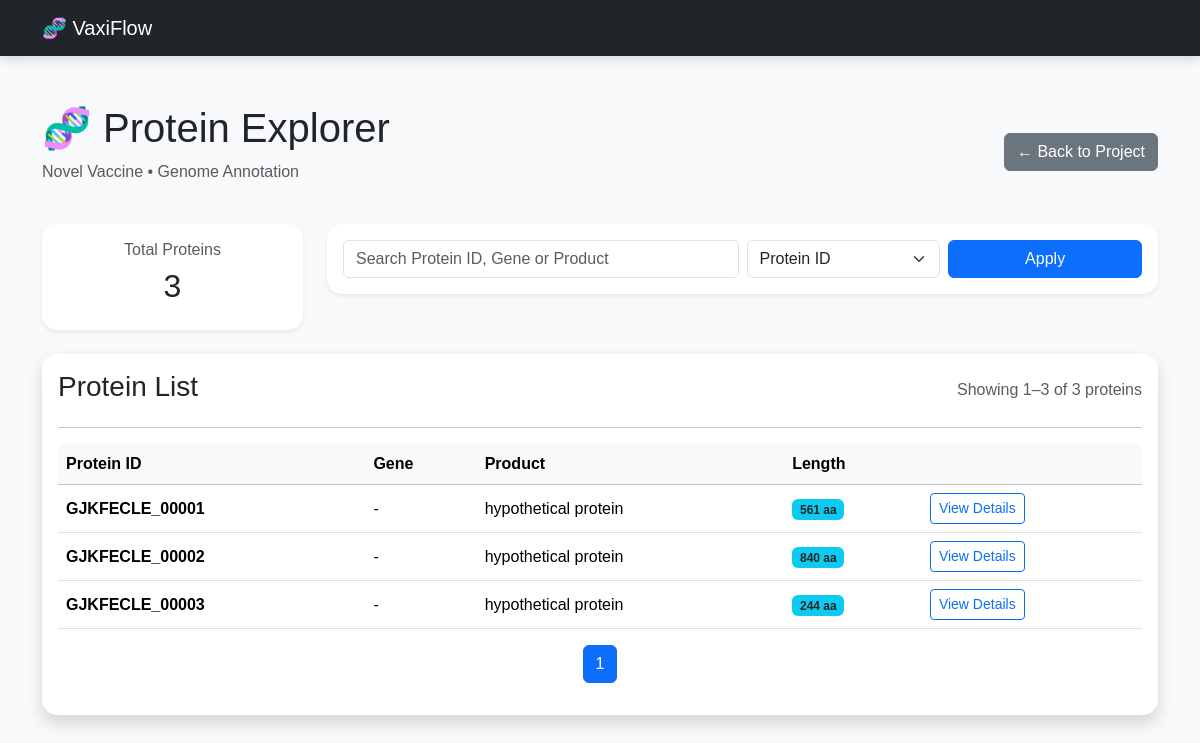
The app's page /proteins/analysis/4/ with its own data.
### users/models.py (models this page shows, shortened)
class Analysis(models.Model):
    ANALYSIS_TYPES = [
        ("annotation", "Genome Annotation"),
        ("signalp", "SignalP"),
        ("tmhmm", "TMHMM"),
        ("psortb", "PSORTb"),
        ("blast", "BLAST"),
        ("vaxijen", "VaxiJen"),
        ("ai", "AI Analysis"),
    ]
    STATUS_CHOICES = [
        ("pending", "Pending"),
        ("running", "Running"),
        ("completed", "Completed"),
        ("failed", "Failed"),
    ]
    project = models.ForeignKey(
        Project,
        on_delete=models.CASCADE,
        related_name="analyses",
    )
    genome = models.ForeignKey(
        Genome,
        on_delete=models.CASCADE,
        related_name="analyses",
    )
    analysis_type = models.CharField(
        max_length=50,
        choices=ANALYSIS_TYPES,
    )
    status = models.CharField(
        max_length=20,
        choices=STATUS_CHOICES,
        default="pending",
    )
    output_directory = models.CharField(
        max_length=500,
        blank=True,
    )
    log = models.TextField(
        blank=True,
    )
    exit_code = models.IntegerField(
        null=True,
        blank=True,
    )
    started_at = models.DateTimeField(
        auto_now_add=True,
    )
    completed_at = models.DateTimeField(
        null=True,
        blank=True,
    )

class Project(models.Model):
    project_name = models.CharField(max_length=200)
    organism = models.CharField(max_length=300)
    description = models.TextField(blank=True)
    created_at = models.DateTimeField(auto_now_add=True)

### proteins/models.py (models this page shows, shortened)
class Protein(models.Model):
    analysis = models.ForeignKey(
        Analysis,
        on_delete=models.CASCADE,
        related_name="proteins",
    )
    protein_id = models.CharField(
        max_length=200,
    )
    gene = models.CharField(
        max_length=200,
        blank=True,
    )
    product = models.CharField(
        max_length=500,
        blank=True,
    )
    sequence = models.TextField()
    length = models.IntegerField()
    created_at = models.DateTimeField(
        auto_now_add=True,
    )

### proteins/views.py (the view)
def protein_list(request, analysis_id):
    analysis = get_object_or_404(
        Analysis,
        id=analysis_id,
    )
    search = request.GET.get(
        "search",
        "",
    ).strip()
    sort = request.GET.get(
        "sort",
        "protein_id",
    )
    proteins = Protein.objects.filter(
        analysis=analysis,
    )
    if search:
        proteins = proteins.filter(
            Q(protein_id__icontains=search)
            | Q(product__icontains=search)
            | Q(gene__icontains=search)
        )
    allowed_sort = {
        "protein_id": "protein_id",
        "length": "length",
        "-length": "-length",
    }
    proteins = proteins.order_by(
        allowed_sort.get(
            sort,
            "protein_id",
        )
    )
    paginator = Paginator(
        proteins,
        50,
    )
    page_number = request.GET.get(
        "page"
    )
    page_obj = paginator.get_page(
        page_number
    )
    return render(
        request,
        "proteins/list.html",
        {
            "analysis": analysis,
            "proteins": page_obj,
            "page_obj": page_obj,
            "search": search,
            "sort": sort,
            "total_proteins": paginator.count,
        },
    )

### templates/proteins/list.html (shortened to what this page needs)
{% extends "base.html" %}
{% block content %}
<div class="d-flex justify-content-between align-items-center mb-4">
    <div>
        <h1>🧬 Protein Explorer</h1>
        <p class="text-muted">
            {{ analysis.project.project_name }} • {{ analysis.get_analysis_type_display }}
        </p>
    </div>
    <a
        href="{% url 'project_detail' analysis.project.id %}"
        class="btn btn-secondary">
        ← Back to Project
    </a>
</div>
<div class="row mb-4">
    <div class="col-md-3">
        <div class="card shadow-sm">
            <div class="card-body text-center">
                <h6 class="text-muted">
                    Total Proteins
                </h6>
                <h2>
                    {{ total_proteins }}
                </h2>
            </div>
        </div>
    </div>
    <div class="col-md-9">
        <div class="card shadow-sm">
            <div class="card-body">
                <form method="get">
                    <div class="row g-2">
                        <div class="col-md-6">
                            <input
                                type="text"
                                class="form-control"
                                name="search"
                                value="{{ search }}"
                                placeholder="Search Protein ID, Gene or Product">
                        </div>
                        <div class="col-md-3">
                            <select
                                name="sort"
                                class="form-select">
                                <option value="protein_id"
                                    {% if sort == "protein_id" %}selected{% endif %}>
                                    Protein ID
                                </option>
                            </select>
                        </div>
                        <div class="col-md-3">
                            <div class="d-grid">
                                <button
                                    class="btn btn-primary">
                                    Apply
                                </button>
                            </div>
                        </div>
                    </div>
                </form>
            </div>
        </div>
    </div>
</div>
<div class="card shadow">
    <div class="card-body">
        <div class="d-flex justify-content-between align-items-center">
            <h3>
                Protein List
            </h3>
            <span class="text-muted">
                Showing {{ page_obj.start_index }}–{{ page_obj.end_index }}
                of {{ total_proteins }} proteins
            </span>
        </div>
        <hr>
        {% if proteins %}
        <table class="table table-hover align-middle">
            <thead class="table-light">
                <tr>
                    <th>Protein ID</th>
                    <th>Gene</th>
                    <th>Product</th>
                    <th>Length</th>
                    <th></th>
                </tr>
            </thead>
            <tbody>
            {% for protein in proteins %}
                <tr>
                    <td>
                        <strong>
                            {{ protein.protein_id }}
                        </strong>
                    </td>
                    <td>
                        {{ protein.gene|default:"-" }}
                    </td>
                    <td>
                        {{ protein.product|default:"-" }}
                    </td>
                    <td>
                        <span class="badge bg-info text-dark">
                            {{ protein.length }} aa
                        </span>
                    </td>
                    <td>
                        <a
                            href="{% url 'protein_detail' protein.id %}"
                            class="btn btn-sm btn-outline-primary">
                            View Details
                        </a>
                    </td>
                </tr>
            {% endfor %}
            </tbody>
        </table>
        <nav>
            <ul class="pagination justify-content-center">
                {% for page in page_obj.paginator.page_range %}
                    {% if page == page_obj.number %}
                        <li class="page-item active">
                            <span class="page-link">
                                {{ page }}
                            </span>
                        </li>
                    {% endif %}
                {% endfor %}
            </ul>
        </nav>
        {% else %}
        <div class="alert alert-warning">
            No proteins found.
        </div>
        {% endif %}
    </div>
</div>
{% endblock %}

### static/css/style.css (style rules this page uses)
body { background:#f8f9fa; font-family:Arial, Helvetica, sans-serif; }
.card { border:none; border-radius:15px; box-shadow:0 5px 15px rgba(0,0,0,.08); transition:.3s; }

### records on screen
Analysis: project.project_name "Novel Vaccine", analysis_type "Genome Annotation"
Protein: protein_id "GJKFECLE_00001", gene "-", product "hypothetical protein", length "561"
Protein: protein_id "GJKFECLE_00002", gene "-", product "hypothetical protein", length "840"
Protein: protein_id "GJKFECLE_00003", gene "-", product "hypothetical protein", length "244"

### other values on screen
{{ total_proteins }} "3"
{{ page_obj.start_index }} "1"
{{ page_obj.end_index }} "3"
{{ page }} "1"
